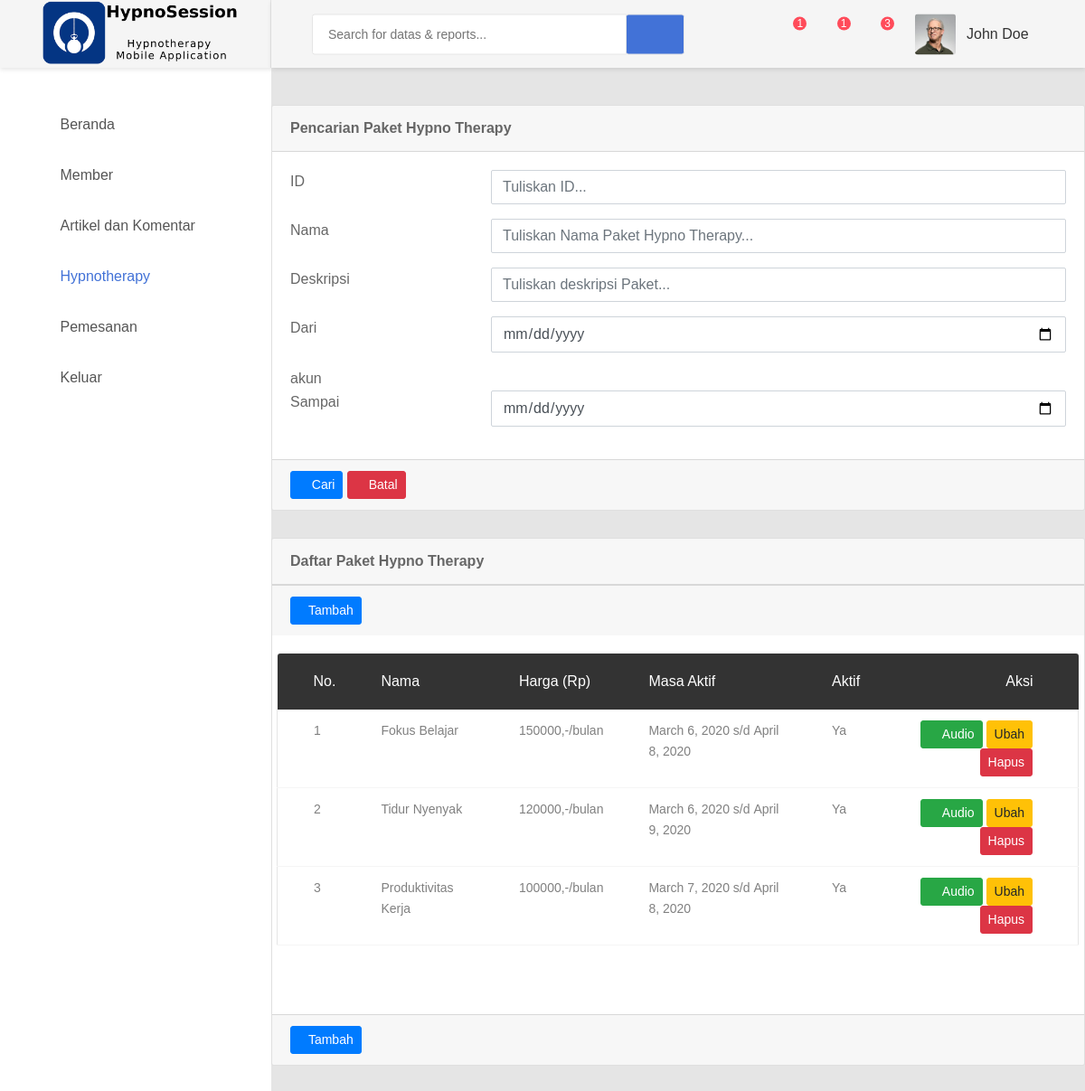
Page /hypno/ on the committed database.
### hypno/models.py (models this page shows, shortened)
class PaketTerapi(models.Model):
    ikon_src = models.TextField(null=True)
    nama = models.CharField(max_length=100)
    deskripsi = models.TextField()
    harga = models.IntegerField()
    aktif = models.BooleanField()
    mulai = models.DateField()
    akhir = models.DateField()
    publikasi = models.DateTimeField(auto_now_add=True)
    update = models.DateTimeField(auto_now=True)
    class Meta:
        db_table = 'paket_terapi'

### hypno/views.py (the view)
# urls.py: path('', views.index, name='index'),
def index(request):
    paket = PaketTerapi.objects.all()
    context = {
        'paket': paket,
        'view': 'hypno',
        'title': 'Paket Hypnotherapy',
    }
    return render(request, 'hypno/index.html', context)

### hypno/templates/hypno/index.html
{% extends "base.html" %}
{% block content %}
<div class="card">
    <div class="card-header">
        <strong>Pencarian Paket Hypno Therapy</strong>
    </div>
    <div class="card-body card-block">
        <form action="" method="post" class="form-horizontal">
            <div class="row form-group">
                <div class="col col-md-3">
                    <label for="hf-id" class=" form-control-label">ID</label>
                </div>
                <div class="col-12 col-md-9">
                    <input type="text" id="hf-id" name="hf-id" placeholder="Tuliskan ID..." class="form-control">
                </div>
            </div>
            <div class="row form-group">
                <div class="col col-md-3">
                    <label for="hf-nama" class=" form-control-label">Nama</label>
                </div>
                <div class="col-12 col-md-9">
                    <input type="text" id="hf-nama" name="hf-nama" placeholder="Tuliskan Nama Paket Hypno Therapy..."
                        class="form-control">
                </div>
            </div>
            <div class="row form-group">
                <div class="col col-md-3">
                    <label for="hf-konten" class=" form-control-label">Deskripsi</label>
                </div>
                <div class="col-12 col-md-9">
                    <input type="text" id="hf-deskripsi" name="hf-deskripsi" placeholder="Tuliskan deskripsi Paket..."
                        class="form-control">
                </div>
            </div>
            <div class="row form-group">
                <div class="col col-md-3">
                    <label for="hf-tanggal-mulai" class=" form-control-label">Dari</label>
                </div>
                <div class="col-12 col-md-9">
                    <input type="date" id="hf-tanggal-mulai" name="hf-tanggal-mulai"
                        placeholder="Pilih tanggal yang mulai yang sesuai..." class="form-control">
                </div>
            </div>akun
            <div class="row form-group">
                <div class="col col-md-3">
                    <label for="hf-tanggal-akhir" class=" form-control-label">Sampai</label>
                </div>
                <div class="col-12 col-md-9">
                    <input type="date" id="hf-tanggal-akhir" name="hf-tanggal-akhir"
                        placeholder="Pilih tanggal yang akhir yang sesuai..." class="form-control">
                </div>
            </div>
        </form>
    </div>
    <div class="card-footer">
        <button type="submit" class="btn btn-primary btn-sm">
            <i class="fa fa-search"></i> Cari
        </button>
        <button type="reset" class="btn btn-danger btn-sm">
            <i class="fa fa-ban"></i> Batal
        </button>
    </div>
</div>
<div class="card">
    <div class="card-header">
        <strong>Daftar Paket Hypno Therapy</strong>
    </div>
    <div class="card-footer">
        <a class="btn btn-primary btn-sm" href="/hypno/add" role="button">
            <i class="zmdi zmdi-plus"></i>Tambah
        </a>
    </div>
    <div class="card-body card-block">
        <div class="row form-group">
            <div class="table-responsive m-b-40">
                <table class="table table-borderless table-data3">
                    <thead>
                        <tr>
                            <th>No.</th>
                            <th>Nama</th>
                            <th>Harga&nbsp;(Rp)</th>
                            <th>Masa Aktif</th>
                            <th>Aktif</th>
                            <th>Aksi</th>
                        </tr>
                    </thead>
                    <tbody>
                        {% for pk in paket %}
                        <tr>
                            <td>{{ forloop.counter }}</td>
                            <td>{{ pk.nama }}</td>
                            <td>{{ pk.harga }},-/bulan</td>
                            <td>{{ pk.mulai }}&nbsp;s/d&nbsp;{{ pk.akhir }}</td>
                            <td>
                                {% if pk.aktif %}
                                Ya
                                {% else %}
                                Tidak
                                {% endif %}
                            </td>
                            <td>
                                <a class="btn btn-success btn-sm" href="/hypno/upload/{{ pk.id }}" role="button"><i
                                        class="fa fa-upload"></i>&nbsp;Audio</a>
                                <a class="btn btn-warning btn-sm" href="/hypno/edit/{{ pk.id }}" role="button">Ubah</a>
                                <a class="btn btn-danger btn-sm" href="/hypno/delete/{{ pk.id }}"
                                    role="button">Hapus</a>
                            </td>
                        </tr>
                        {% endfor %}
                    </tbody>
                </table>
            </div>
        </div>
    </div>
    <div class="card-footer">
        <a class="btn btn-primary btn-sm" href="/hypno/add" role="button">
            <i class="zmdi zmdi-plus"></i>Tambah
        </a>
    </div>
</div>
{% endblock %}

### rows in the picture
PaketTerapi: nama "Fokus Belajar", harga "150000", mulai "March 6, 2020", akhir "April 8, 2020", aktif "Ya"
PaketTerapi: nama "Tidur Nyenyak", harga "120000", mulai "March 6, 2020", akhir "April 9, 2020", aktif "Ya"
PaketTerapi: nama "Produktivitas Kerja", harga "100000", mulai "March 7, 2020", akhir "April 8, 2020", aktif "Ya"
